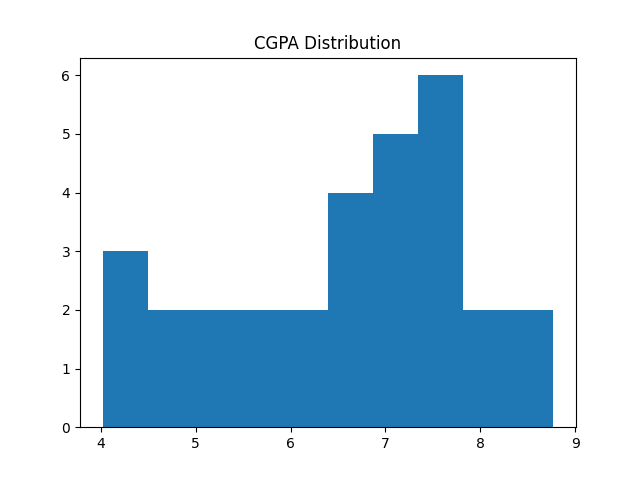

Here is the Python script that generated this plot:
import matplotlib.pyplot as plt

def run(df):
    print("\nAcademic Progress:\n")
    print(df[["name", "cgpa", "risk_level"]])

    plt.figure()
    plt.hist(df["cgpa"], bins=10)
    plt.title("CGPA Distribution")
    plt.savefig("academic_progress.png")
